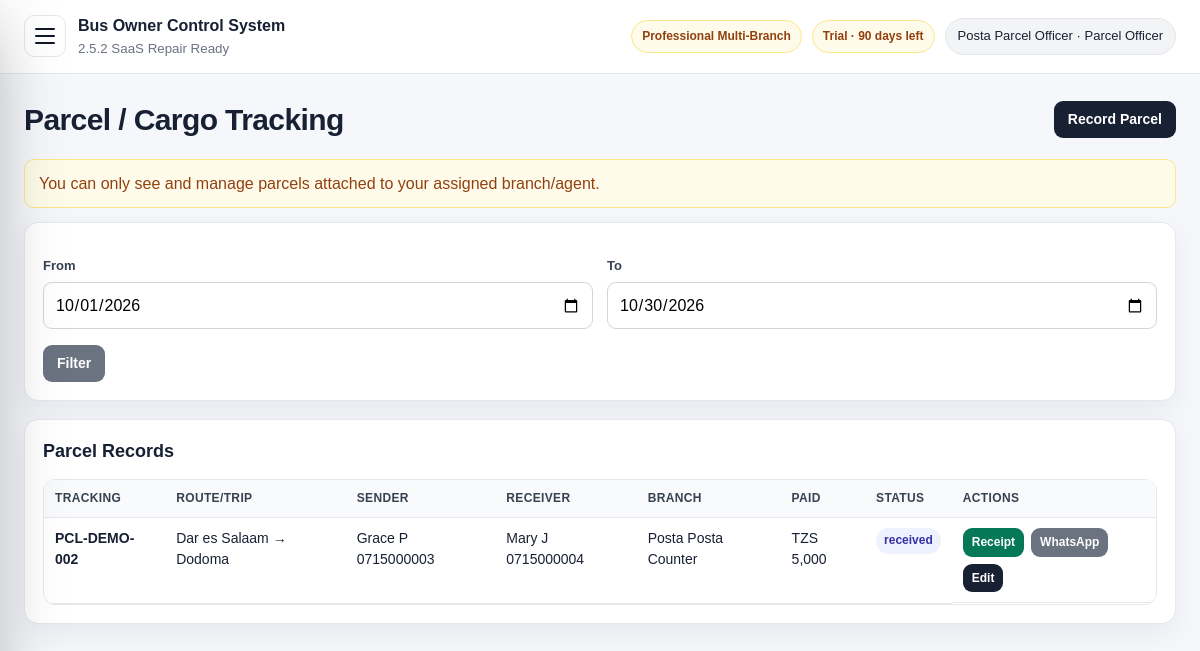
Screenshot of /parcels.php (signed in) with the database file from the repository.
### tables this page shows
CREATE TABLE package_tiers (
  id INT AUTO_INCREMENT PRIMARY KEY,
  code VARCHAR(40) NOT NULL UNIQUE,
  name VARCHAR(120) NOT NULL,
  description TEXT NULL,
  setup_fee DECIMAL(14,2) NOT NULL DEFAULT 0,
  optional_monthly_fee DECIMAL(14,2) NOT NULL DEFAULT 0,
  max_users INT NOT NULL DEFAULT 0,
  max_branches INT NOT NULL DEFAULT 0,
  max_buses INT NOT NULL DEFAULT 0,
  max_routes INT NOT NULL DEFAULT 0,
  max_monthly_trips INT NOT NULL DEFAULT 0,
  features_json LONGTEXT NOT NULL,
  status ENUM('active','inactive') NOT NULL DEFAULT 'active',
  display_order INT NOT NULL DEFAULT 0,
  created_at TIMESTAMP DEFAULT CURRENT_TIMESTAMP,
  updated_at TIMESTAMP NULL DEFAULT NULL ON UPDATE CURRENT_TIMESTAMP
);

CREATE TABLE subscription_license (
  id INT AUTO_INCREMENT PRIMARY KEY,
  company_name VARCHAR(180) NOT NULL DEFAULT 'Bus Company',
  license_key VARCHAR(120) NOT NULL DEFAULT 'DEMO-LICENSE',
  plan VARCHAR(80) NOT NULL DEFAULT 'Professional Multi-Branch',
  package_code VARCHAR(40) NOT NULL DEFAULT 'professional',
  billing_model ENUM('one_time_setup','one_time_plus_optional_support','recurring_subscription') NOT NULL DEFAULT 'one_time_plus_optional_support',
  status ENUM('trial','active','expired','suspended') NOT NULL DEFAULT 'trial',
  start_date DATE NULL,
  expiry_date DATE NULL,
  setup_fee_amount DECIMAL(14,2) NOT NULL DEFAULT 0,
  setup_fee_paid ENUM('no','partial','yes') NOT NULL DEFAULT 'no',
  optional_monthly_fee DECIMAL(14,2) NOT NULL DEFAULT 0,
  optional_monthly_enabled TINYINT(1) NOT NULL DEFAULT 0,
  support_status ENUM('off','active','paused','expired') NOT NULL DEFAULT 'off',
  support_start_date DATE NULL,
  support_expiry_date DATE NULL,
  max_users INT NOT NULL DEFAULT 40,
  max_branches INT NOT NULL DEFAULT 20,
  max_buses INT NOT NULL DEFAULT 50,
  max_routes INT NOT NULL DEFAULT 80,
  max_monthly_trips INT NOT NULL DEFAULT 2000,
  notes TEXT NULL,
  updated_at TIMESTAMP NULL DEFAULT NULL ON UPDATE CURRENT_TIMESTAMP,
  created_at TIMESTAMP DEFAULT CURRENT_TIMESTAMP,
  INDEX idx_subscription_package (package_code),
  INDEX idx_subscription_status (status)
);

CREATE TABLE users (
  id INT AUTO_INCREMENT PRIMARY KEY,
  name VARCHAR(120) NOT NULL,
  email VARCHAR(160) NOT NULL UNIQUE,
  password_hash VARCHAR(255) NOT NULL,
  role ENUM('owner','admin','manager','accountant','agent','parcel_officer') NOT NULL DEFAULT 'manager',
  agent_id INT NULL,
  status ENUM('active','inactive') NOT NULL DEFAULT 'active',
  last_login_at DATETIME NULL,
  created_at TIMESTAMP DEFAULT CURRENT_TIMESTAMP,
  updated_at TIMESTAMP NULL DEFAULT NULL ON UPDATE CURRENT_TIMESTAMP,
  CONSTRAINT fk_users_agent FOREIGN KEY (agent_id) REFERENCES agents(id),
  INDEX idx_users_role_status (role, status),
  INDEX idx_users_agent (agent_id)
);

CREATE TABLE parcels (
  id INT AUTO_INCREMENT PRIMARY KEY,
  tracking_code VARCHAR(50) NOT NULL UNIQUE,
  trip_id INT NULL,
  agent_id INT NULL,
  sender_name VARCHAR(160) NOT NULL,
  sender_phone VARCHAR(60) NULL,
  receiver_name VARCHAR(160) NOT NULL,
  receiver_phone VARCHAR(60) NULL,
  description TEXT NOT NULL,
  from_branch VARCHAR(120) NULL,
  to_branch VARCHAR(120) NULL,
  amount_paid DECIMAL(12,2) NOT NULL DEFAULT 0,
  payment_method ENUM('cash','mobile_money','bank') NOT NULL DEFAULT 'cash',
  status ENUM('received','loaded','in_transit','delivered','cancelled') NOT NULL DEFAULT 'received',
  created_at TIMESTAMP DEFAULT CURRENT_TIMESTAMP,
  CONSTRAINT fk_parcels_trip FOREIGN KEY (trip_id) REFERENCES trips(id),
  CONSTRAINT fk_parcels_agent FOREIGN KEY (agent_id) REFERENCES agents(id),
  INDEX idx_parcels_tracking (tracking_code),
  INDEX idx_parcels_trip (trip_id),
  INDEX idx_parcels_agent (agent_id)
);

CREATE TABLE routes (
  id INT AUTO_INCREMENT PRIMARY KEY,
  origin VARCHAR(120) NOT NULL,
  destination VARCHAR(120) NOT NULL,
  distance_km DECIMAL(10,2) NULL,
  standard_fare DECIMAL(12,2) NOT NULL DEFAULT 0,
  status ENUM('active','inactive') NOT NULL DEFAULT 'active',
  created_at TIMESTAMP DEFAULT CURRENT_TIMESTAMP,
  INDEX idx_routes_origin_destination (origin, destination)
);

CREATE TABLE agents (
  id INT AUTO_INCREMENT PRIMARY KEY,
  name VARCHAR(160) NOT NULL,
  phone VARCHAR(60) NULL,
  branch VARCHAR(120) NOT NULL,
  commission_rate DECIMAL(6,2) NOT NULL DEFAULT 0,
  status ENUM('active','inactive') NOT NULL DEFAULT 'active',
  created_at TIMESTAMP DEFAULT CURRENT_TIMESTAMP
);

### public/parcels.php (the view, shortened to what the rows shown need)
<?php
require_once __DIR__ . '/../app/core/auth.php';
require_once __DIR__ . '/../app/core/saas.php';
require_roles(['owner','admin','manager','agent','parcel_officer','accountant']);
require_feature('parcels');
require_once __DIR__ . '/../app/core/settings.php';
$pdo = db();
$canWrite = can_manage_parcels();
$from = get_value('from', date('Y-m-01'));
$to = get_value('to', date('Y-m-d'));
$where = 'WHERE DATE(p.created_at) BETWEEN ? AND ?';
$params = [$from, $to];
if (is_branch_scoped_user()) {
    $where .= ' AND p.agent_id=?';
    $params[] = user_agent_id();
}
$st = $pdo->prepare('SELECT p.*,a.name agent_name,a.branch,t.departure_date,r.origin,r.destination FROM parcels p LEFT JOIN agents a ON p.agent_id=a.id LEFT JOIN trips t ON p.trip_id=t.id LEFT JOIN routes r ON t.route_id=r.id ' . $where . ' ORDER BY p.id DESC');
$st->execute($params);
$rows = $st->fetchAll();
?>
<?php include __DIR__ . '/../app/views/header.php'; ?>
<div class="page-title"><h1>Parcel / Cargo Tracking</h1><?php if($canWrite): ?><a class="btn" href="<?= e(url('parcels.php?action=create')) ?>">Record Parcel</a><?php endif; ?></div>
<div class="card"><h2>Parcel Records</h2><div class="table-wrap"><table><thead><tr><th>Tracking</th><th>Route/Trip</th><th>Sender</th><th>Receiver</th><th>Branch</th><th>Paid</th><th>Status</th><th>Actions</th></tr></thead><tbody><?php foreach($rows as $r): ?><tr><td><strong><?= e($r['tracking_code']) ?></strong></td><td><?= e(($r['origin']??$r['from_branch']).' → '.($r['destination']??$r['to_branch'])) ?></td><td><?= e($r['sender_name'].' '.$r['sender_phone']) ?></td><td><?= e($r['receiver_name'].' '.$r['receiver_phone']) ?></td><td><?= e(($r['branch']??'Office').' '.($r['agent_name']??'')) ?></td><td><?= e(money($r['amount_paid'])) ?></td><td><span class="badge"><?= e($r['status']) ?></span></td><td class="actions"><a class="btn small success" href="<?= e(url('parcel_receipt.php?id='.$r['id'])) ?>" target="_blank">Receipt</a><?php if(!empty($r['receiver_phone'])): ?><a class="btn small secondary" target="_blank" href="<?= e(url('notifications.php?action=parcel&id='.$r['id'])) ?>">WhatsApp</a><?php endif; ?><?php if($canWrite): ?><a class="btn small" href="<?= e(url('parcels.php?action=edit&id='.$r['id'])) ?>">Edit</a><?php endif; ?><?php if(can_delete_records()): ?><a class="btn small danger" onclick="return confirm('Delete parcel?')" href="<?= e(url('parcels.php?action=delete&id='.$r['id'])) ?>">Delete</a><?php endif; ?></td></tr><?php endforeach; ?><?php if(!$rows): ?><tr><td colspan="8">No parcels found.</td></tr><?php endif; ?></tbody></table></div></div>
<?php include __DIR__ . '/../app/views/footer.php'; ?>

### app/views/header.php (shortened to what the rows shown need)
<?php require_once __DIR__ . '/../core/auth.php'; require_once __DIR__ . '/../core/settings.php'; require_once __DIR__ . '/../core/saas.php'; ?>
<!doctype html>
<html lang="en">
<head>
    <?php $cssVersion = @filemtime(__DIR__ . '/../../public/assets/css/style.css') ?: time(); ?>
    <link rel="stylesheet" href="<?= e(url('assets/css/style.css') . '?v=' . $cssVersion) ?>">
</head>
<body>
<div class="app-shell">
    <main class="main">
        <header class="topbar">
            <?php $user = current_user(); if ($user): $lic = license_state_label(); $pkg = package_badge(); ?>
                <div class="topbar-right">
                    <span class="license-chip <?= e($pkg['class']) ?>"><?= e($pkg['package']) ?></span>
                    <span class="license-chip <?= e($lic['class']) ?>"><?= e($lic['label']) ?></span>
                    <div class="user-chip"><?= e($user['name']) ?> · <?= e(role_label($user['role'])) ?></div>
                </div>
            <?php endif; ?>
        </header>
        <section class="content">

### rows the page displays
package_tiers: name "Professional Multi-Branch"
subscription_license: status+expiry_date "Trial · 90 days left"
users: name "Posta Parcel Officer", role "Parcel Officer"
parcels: tracking_code "PCL-DEMO-002", routes.origin+destination "Dar es Salaam → Dodoma", sender_name+sender_phone "Grace P 0715000003", receiver_name+receiver_phone "Mary J 0715000004", agent.name "Posta Posta Counter", amount_paid "TZS 5,000", status "received"

### other values shown
APP_NAME "Bus Owner Control System"
APP_VERSION "2.5.2 SaaS Repair Ready"
